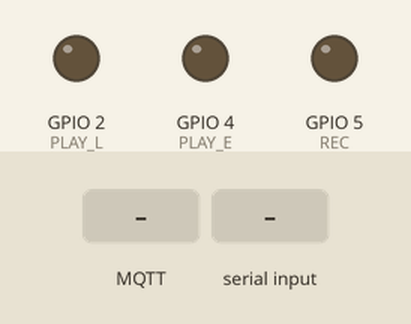
Simulated run of this sketch. Board: ESP32. Parts: output pins drawn as LEDs (lit = HIGH). The test bench sets the inputs (shaded band). WiFi joins after 1.5 s; servers stay silent unless stated; no MQTT or app messages arrive unless stated; what the sketch prints to the serial monitor is not drawn.

Above: at 2.7 s.
2.8 s: MQTT message "p" arrives on the first subscribed topic
At 3.57 s:
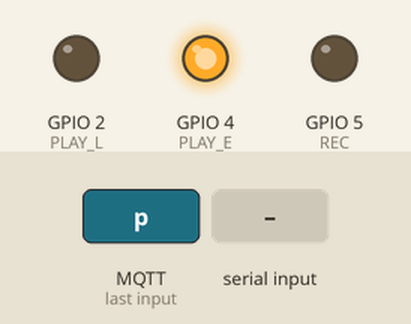
5.1 s: "r" received over Serial
At 9.0 s:
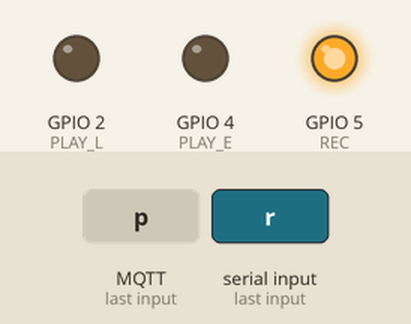
9.1 s: "l" received over Serial
At 12.1 s:
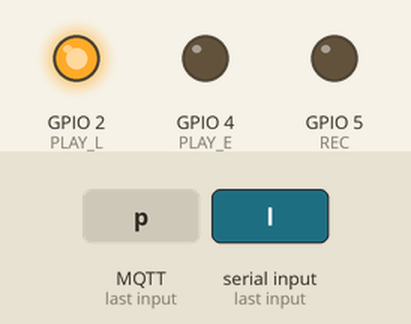
13.1 s: MQTT message "P" arrives on the first subscribed topic
At 14.3 s:
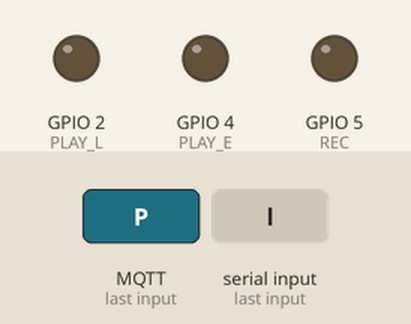
17.1 s: MQTT message "R" arrives on the first subscribed topic
At 18.1 s:
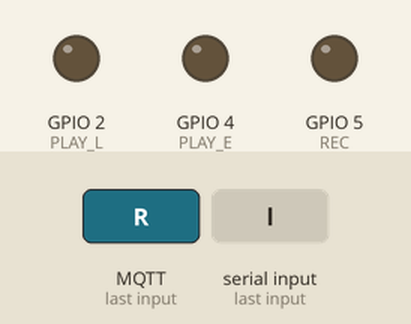
21.1 s: "R" received over Serial
At 22.3 s:
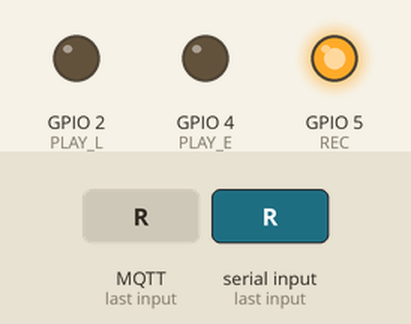
Timing chart, 0 to 26.1 s (numbered marks = the images above; inputs shaded):
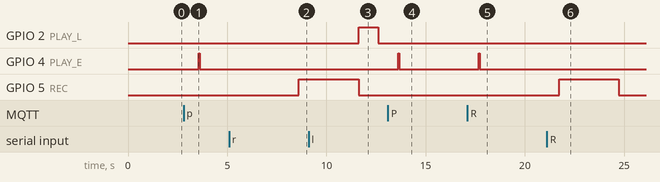

The sketch:

MqttAlertVoiceUsingEsp32.ino.ino
```cpp
//NodeMCU ISD1820
//written by RoboGi
#include <WiFi.h>
#include <PubSubClient.h>

//define pin for Arduino IDE
#define PLAY_E 4 //NodeMCU pin d1
#define REC 5    //NodeMCU pin d4
#define PLAY_L 2 //NodeMCU pin d2

int recordTime ;
const char* ssid = "********"; // Enter your WiFi name
const char* password =  "********"; // Enter WiFi password
const char* mqttServer = "192.168.0.104";
const char *topic = "foo_topic";
const int mqttPort = 9001;
const char* MQTT_SERIAL_RECEIVER_CH ="foo_topic";
const char* mqtt_server = "192.168.0.104";

WiFiClient wifiClient;
PubSubClient client(wifiClient);

void setup_wifi() {
    delay(10);
    // We start by connecting to a WiFi network
    Serial.println();
    Serial.print("Connecting to ");
    Serial.println(ssid);
    WiFi.begin(ssid, password);
    while (WiFi.status() != WL_CONNECTED) {
      delay(500);
      Serial.print(".");
    }
    randomSeed(micros());
    Serial.println("");
    Serial.println("WiFi connected");
    Serial.println("IP address: ");
    Serial.println(WiFi.localIP());
}


void setup()
{
  //Set all the pin OUTPUT (we must send out a signal to the ISD1820)
  pinMode(REC,OUTPUT);
  pinMode(PLAY_L,OUTPUT);
  pinMode(PLAY_E,OUTPUT);
  Serial.begin(115200);
  setup_wifi();
  client.setServer(mqtt_server, 1883);
  client.setCallback(callback);
 // client.setServer(mqttServer, mqttPort);
  while (!client.connected()) {
    Serial.println("Connecting to MQTT…");
    if (client.connect("ESP32Client", "", "" )) {
        Serial.println("connected to MQTT");
        client.subscribe(topic);
       // Serial.print(message);
    } else {
        Serial.print("failed to connect");
        Serial.print(client.state());
        delay(2000);
   }
}
}

void callback(char *topic, byte *payload, unsigned int length) {
 Serial.print("Message arrived in topic: ");
 Serial.println(topic);
 Serial.print("Message:");
 if(length>0){
  playSignal ();
 }
 for (int i = 0; i < length; i++) {
     Serial.print((char) payload[i]);
 }
 Serial.println();
 Serial.println("-----------------------");
}


void loop() {
  client.loop();
    while (Serial.available() > 0) {
          char C = (char)Serial.read();
          Serial.println(C);

            if(C =='p' || C =='P'){
              Serial.println(C);
            playSignal ();
            break;
            }

            else if(C =='r' || C =='R'){
              Serial.println(C);
              record(3000);
            }

            else if(C =='l' || C =='L'){
              Serial.println(C);
              playSignal_L (1000); //for example if I have my recording is 3 seconds long with this instruction I will only produce it for a second
            }


    }// wihile

    //Serial.println("**** R or r = Record ; P or p play****");

  delay(1000);
}

void record(int t) //t is the recording time (us)
{
      recordTime =t;
      digitalWrite(REC, HIGH); //For the time that the pin is set to high the module will record a sound (max 10 sec)
      Serial.println("Recording started");
      delay(t);
      digitalWrite(REC, LOW);
      Serial.println("Recording Stopped ");
}

void playSignal ()
{
   digitalWrite(PLAY_E, HIGH); //If the pin is placed high it will play back all the recorded sound (50 us signal is sufficient for the reproduction of the recorded sound)
  delay(50);
  digitalWrite(PLAY_E, LOW);
    Serial.println("Playbak Started");
    if(recordTime == 0)
    {
      delay(recordTime + 5000);
    }
    else
    {
      delay(recordTime);
    }
  Serial.println("Playbak Ended");

}

void playSignal_L (int l) //l is how long the recorded sound has to be produced (in us)
{
     digitalWrite(PLAY_L, HIGH); //For the time that the pin is set to high the module will produce the recorded sound
     Serial.println("Playbak L Started");
     delay(l);
     digitalWrite(PLAY_L, LOW);
     Serial.println("Playbak L Ended");
}
```

Measured:
- after the input at 2.8 s, GPIO 4 (PLAY_E): LOW → HIGH after 0.76 s, → LOW 0.05 s later
- after the input at 5.1 s, GPIO 5 (REC): LOW → HIGH after 3.5 s
- after the input at 9.1 s, GPIO 2 (PLAY_L): LOW → HIGH after 2.5 s, → LOW 1.0 s later
- after the input at 13.1 s, GPIO 4 (PLAY_E): LOW → HIGH after 0.52 s, → LOW 0.05 s later
- after the input at 17.1 s, GPIO 4 (PLAY_E): LOW → HIGH after 0.57 s, → LOW 0.05 s later
- after the input at 21.1 s, GPIO 5 (REC): LOW → HIGH after 0.62 s, → LOW 3.0 s later
